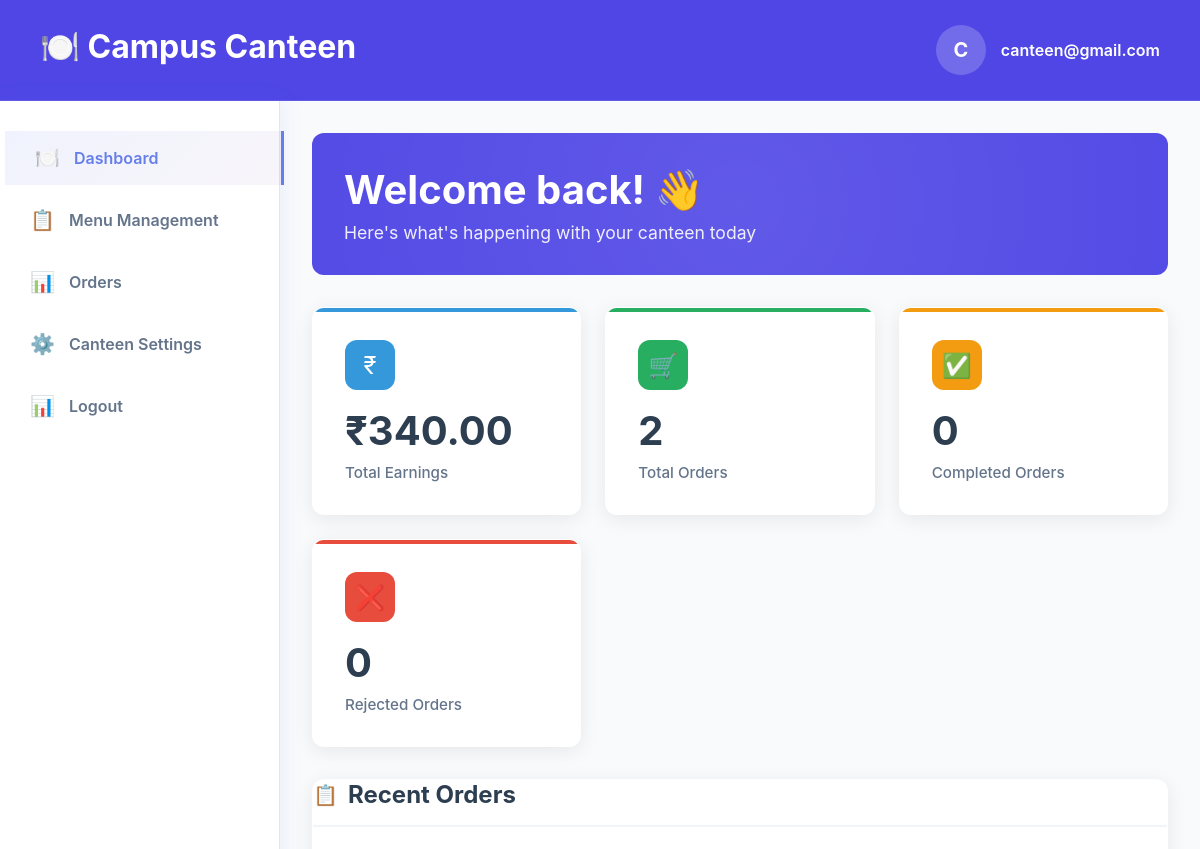
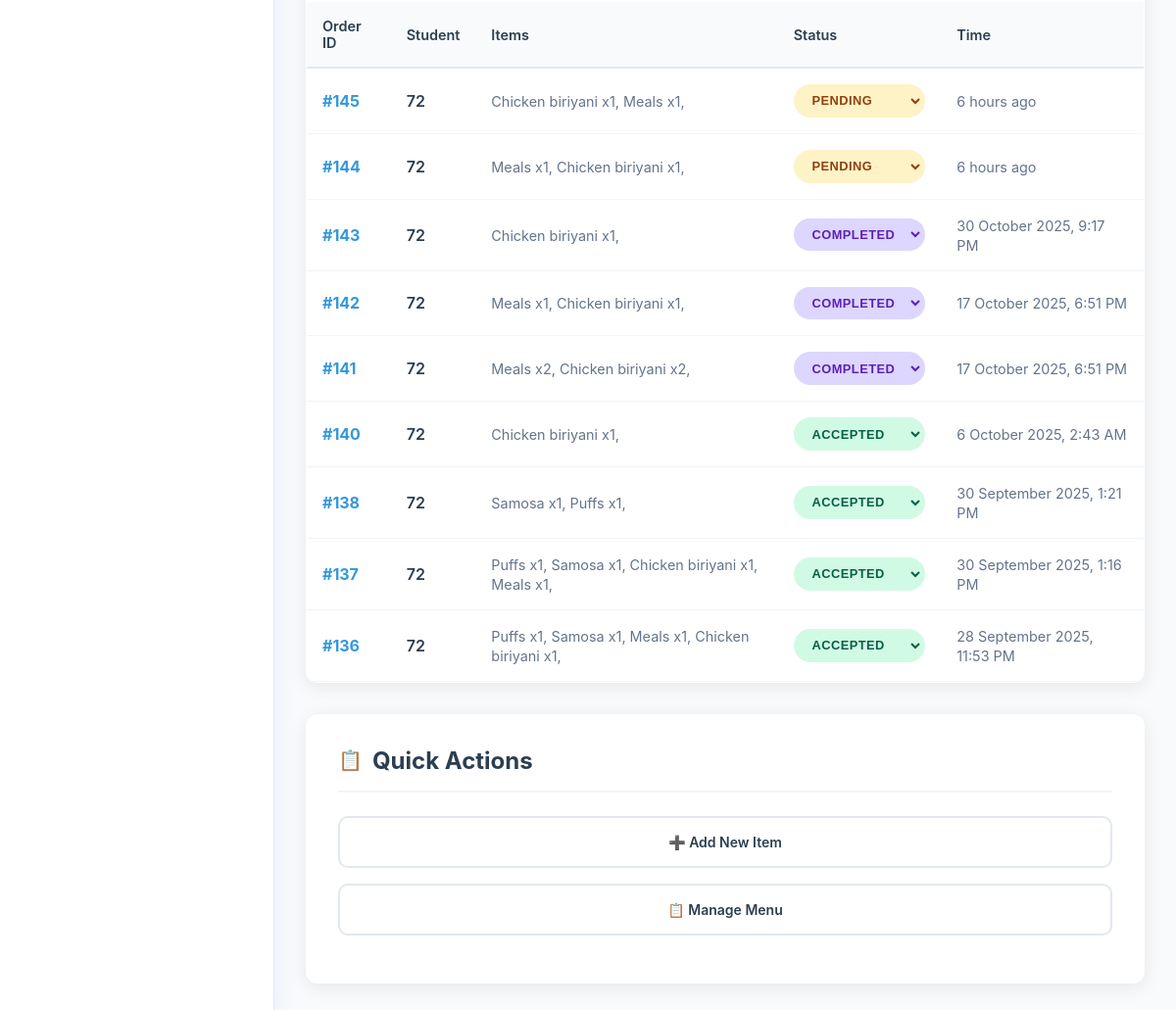
/public/canteen/home (signed in), run on the app's committed database (2 pictures, top to bottom).
### tables this page shows
CREATE TABLE `order_items` (
  `id` int NOT NULL,
  `order_id` int NOT NULL,
  `item_id` int NOT NULL,
  `quantity` int DEFAULT NULL
);

CREATE TABLE `orders` (
  `id` int NOT NULL,
  `canteen_id` int NOT NULL,
  `student_id` int NOT NULL,
  `time` datetime DEFAULT CURRENT_TIMESTAMP,
  `status` enum('pending','accepted','completed','rejected','ready') NOT NULL DEFAULT 'pending',
  `total` decimal(10,2) NOT NULL DEFAULT '0.00'
);

CREATE TABLE `items` (
  `id` int NOT NULL,
  `name` varchar(50) DEFAULT NULL,
  `price` decimal(5,0) NOT NULL,
  `canteen_id` int DEFAULT NULL,
  `image_location` varchar(255) DEFAULT NULL,
  `status` enum('available','unavailable') NOT NULL DEFAULT 'available',
  `description` text NOT NULL,
  `category_id` int DEFAULT NULL
);

### app/controllers/Canteen.php (called while the page is built, shortened)
<?php
class Canteen extends Controller
{
    public function index()
    {
        $order = new Orders;
        $categories = new Categories;
        $orders = $order->join(
            [
                'order_items' => 'orders.id = order_items.order_id',
                'items' => 'order_items.item_id = items.id'
            ],
            ['orders.canteen_id' => CANTEEN_ID],
            'orders.*, items.name,items.price, items.id as item_id, order_items.quantity',
            '',
            '',
            '20'
        );
        $data['orders'] = [];
        if (!empty($orders)) {
            foreach ($orders as $order) {
                $data['orders'][$order->id][] = $order;
            }
        }
        $result = $categories->where(['canteen_id' => CANTEEN_ID]);
        $data['categories'] = [];
        foreach ($result as $res) {
            $data['categories'][] = ['name' => $res->name, 'id' => $res->id];
        }
        $data['total_orders'] = $this->query(
            " SELECT COUNT(*) AS total
                                            FROM canteen_orders_view
                                            WHERE canteen_id = :canteen_id
                                            AND DATE(time) = CURDATE();",
            ['canteen_id' => CANTEEN_ID]
        )[0]->total ?: 0;
        $data['total_earnings'] = $this->query(
            " SELECT SUM(total) AS total
                                            FROM canteen_orders_view
                                            WHERE canteen_id = :canteen_id
                                            AND DATE(time) = CURDATE();",
            ['canteen_id' => CANTEEN_ID]
        )[0]->total ?: 0;
        $data['completed_orders'] = $this->query(
            " SELECT COUNT(*) AS total
                                            FROM canteen_orders_view
                                            WHERE canteen_id = :canteen_id
                                            AND DATE(time) = CURDATE()
                                            AND status = 'completed';",
            ['canteen_id' => CANTEEN_ID]
        )[0]->total ?: 0;
        $data['rejected_orders'] = $this->query(
            " SELECT COUNT(*) AS total
                                            FROM canteen_orders_view
                                            WHERE canteen_id = :canteen_id
                                            AND DATE(time) = CURDATE()
                                            AND status = 'rejected';",
            ['canteen_id' => CANTEEN_ID]
        )[0]->total ?: 0;
        $this->view('canteen/home', $data);
    }
}

### app/core/App.php (called while the page is built, shortened)
<?php
class App
{
    private $method = 'index';
    private function splitURL()
    {
        $URL = $_GET['url'] ?? 'home';
        $URL = explode("/", trim($URL, "/"));
        return $URL;
    }
    public function loadController()
    {
        $URL = $this->splitURL();
        $filename = "../app/controllers/" . ucfirst($URL[0]) . ".php";
        if (file_exists($filename)) {
            unset($URL[0]);
        } else {
            $filename = "../app/controllers/_404.php";
            if (file_exists($filename)) {
                require $filename;
                $this->controller = "_404";
            }
        }
        $controller = new $this->controller();
        call_user_func_array([$controller, $this->method], $URL);
    }
}

### public/index.php (called while the page is built, shortened)
<?php
$app = new App;
$app->loadController();

### app/core/Database.php (called while the page is built, shortened)
<?php
trait Database
{
    private function connect()
    {
        $string = "mysql:hostname=" . DBHOST . ";dbname=" . DBNAME;
        $con = new PDO($string, DBUSER, DBPASS);
        $con->setAttribute(PDO::ATTR_ERRMODE, PDO::ERRMODE_EXCEPTION);
        return $con;
    }
    public function query($query, $data = [], $returnInsertId = false)
    {
        $con = $this->connect();
        $stm = $con->prepare($query);
        $check  = $stm->execute($data);
        if ($check) {
            $result = $stm->fetchAll(PDO::FETCH_OBJ);
            if (is_array($result) && count($result)) {
                return $result;
            }
        }
        return false;
    }
}

### app/core/Model.php (called while the page is built, shortened)
<?php
trait Model
{
    protected $offset = 0;
    protected $order_type = "desc";
    protected $order_column = "id";
    public function join($joins = [], $where = [], $selectColumns = '*', $order_type = '', $order_by = '', $limit = '')
    {
        $query = "SELECT {$selectColumns} FROM {$this->table} ";
        foreach ($joins as $table => $onCondition) {
            $query .= "JOIN {$table} ON {$onCondition} ";
        }
        if (!empty($where)) {
            $query .= "WHERE ";
            foreach ($where as $condition => $value) {
                if (preg_match('/(.+)\s(>=|<=|<>|!=|=|>|<|LIKE)$/i', $condition, $matches)) {
                    $column = $matches[1];
                    $operator = $matches[2];
                } else {
                    $column = $condition;
                    $operator = '=';
                }
                $placeholder = str_replace(['.', ' '], '_', $column);
                $query .= "$column $operator :$placeholder AND ";
                $where[$placeholder] = $value;
                unset($where[$condition]);
            }
            $query = rtrim($query, ' AND ');
        }
        $query .= " ORDER BY {$this->order_column} {$this->order_type}";
        if (!empty($limit)) {
            $this->limit = $limit;
            $query .= " LIMIT {$this->limit} OFFSET {$this->offset}";
        }
        return $this->query($query, $where);
    }
}

### app/core/functions.php (called while the page is built, shortened)
<?php
function timeAgoOrDate($datetime, $full = false, $threshold = '1 month')
{
    $now = new DateTime;
    $ago = new DateTime($datetime);
    $diff = $now->diff($ago);
    $thresholdDate = (new DateTime)->sub(DateInterval::createFromDateString($threshold));
    if ($ago < $thresholdDate) {
        return $ago->format('j F Y, g:i A');
    }
    $weeks = floor($diff->days / 7);
    $days  = $diff->days - ($weeks * 7);
    $string = [
        'y' => $diff->y ? $diff->y . ' year' . ($diff->y > 1 ? 's' : '') : null,
        'm' => $diff->m ? $diff->m . ' month' . ($diff->m > 1 ? 's' : '') : null,
        'w' => $weeks ? $weeks . ' week' . ($weeks > 1 ? 's' : '') : null,
        'd' => $days ? $days . ' day' . ($days > 1 ? 's' : '') : null,
        'h' => $diff->h ? $diff->h . ' hour' . ($diff->h > 1 ? 's' : '') : null,
        'i' => $diff->i ? $diff->i . ' minute' . ($diff->i > 1 ? 's' : '') : null,
        's' => $diff->s ? $diff->s . ' second' . ($diff->s > 1 ? 's' : '') : null,
    ];
    $string = array_filter($string);
    if (!$full) {
        $string = array_slice($string, 0, 1);
    }
    return $string ? implode(', ', $string) . ' ago' : 'just now';
}

### app/views/canteen/home.view.php (the view, shortened to what this page needs)
<!DOCTYPE html>
<html lang="en">
<head>
  <link rel="stylesheet" href="/canteen-preorder-system/public/assets/css/header.css">
  <link rel="stylesheet" href="/canteen-preorder-system/public/assets/css/sidebar.css">
  <link rel="stylesheet" href="/canteen-preorder-system/public/assets/css/student-general.css">
  <link rel="stylesheet" href="/canteen-preorder-system/public/assets/css/canteen-common.css">
  <link rel="stylesheet" href="/canteen-preorder-system/public/assets/css/add-item.css">
  <link rel="stylesheet" href="/canteen-preorder-system/public/assets/css/menu-management.css">
</head>
<body>
  <?php
  require 'header.view.php';
  ?>
  <div class="container">
    <?php $page = "dashboard";
    require 'sidebar.view.php';
    ?>
    <div class="main-content">
      <div class="welcome-section">
        <div class="welcome-content">
          <h1>Welcome back! 👋</h1>
          <p>Here's what's happening with your canteen today</p>
        </div>
      </div>
      <div class="dashboard-stats">
        <div class="stat-card earnings">
          <div class="stat-header">
            <div class="stat-icon earnings">
              ₹
            </div>
          </div>
          <h2 class="stat-value">₹<?= $total_earnings ?></h2>
          <p class="stat-label">Total Earnings</p>
        </div>
        <div class="stat-card orders">
          <div class="stat-header">
            <div class="stat-icon orders">
              🛒
            </div>
          </div>
          <h2 class="stat-value"><?= $total_orders ?></h2>
          <p class="stat-label">Total Orders</p>
        </div>
        <div class="stat-card completed">
          <div class="stat-header">
            <div class="stat-icon completed">
              ✅
            </div>
          </div>
          <h2 class="stat-value"><?= $completed_orders ?></h2>
          <p class="stat-label">Completed Orders</p>
        </div>
        <div class="stat-card rejected">
          <div class="stat-header">
            <div class="stat-icon rejected">
              ❌
            </div>
          </div>
          <h2 class="stat-value"><?= $rejected_orders ?></h2>
          <p class="stat-label">Rejected Orders</p>
        </div>
      </div>
      <div class="content-grid">
        <div class="orders-section">
          <div class="section-header">
            <h2 class="section-title">Recent Orders</h2>
          </div>
          <table class="orders-table">
            <thead>
              <tr>
                <th>Order ID</th>
                <th>Student</th>
                <th>Items</th>
                <th>Status</th>
                <th>Time</th>
              </tr>
            </thead>
            <tbody>
              <?php if (!empty($orders)): ?>
                <?php foreach ($orders as $order_id => $order): ?>
                  <tr>
                    <td><span data-order-id="<?= $order_id ?>" class="order-id">#<?= $order_id ?></span></td>
                    <td><span class="student-name"><?= $order[0]->student_id ?></span></td>
                    <td><span class="order-items">
                        <?php foreach ($order as $or): ?>
                          <?= ucfirst($or->name) ?> x<?= $or->quantity ?>,
                        <?php endforeach; ?>
                      </span></td>
                    <td>
                      <select data-id='<?= $order[0]->id ?>' class="status-select <?= $order[0]->status ?>">
                        <option value="pending" <?php if ($order[0]->status == 'pending') {
                                                  echo 'selected';
                                                } ?>>Pending</option>
                        <option value="accepted" <?php if ($order[0]->status == 'accepted') {
                                                    echo 'selected';
                                                  } ?>>Accepted</option>
                        <option value="completed" <?php if ($order[0]->status == 'completed') {
                                                    echo 'selected';
                                                  } ?>>Completed</option>
                      </select>
                    </td>
                    <td><span class="order-time"><?= timeAgoOrDate($order[0]->time, false, '1 day') ?></span></td>
                  </tr>
                <?php endforeach; ?>
              <?php endif; ?>
            </tbody>
          </table>
        </div>
        <div>
          <div class="quick-actions">
            <div class="section-header">
              <h2 class="section-title">Quick Actions</h2>
            </div>
            <a href="#" class="action-btn" data-modal-target="#modal" class="add-item-section">
              ➕ Add New Item
            </a>
            <a href="<?= ROOT ?>canteen/menu_management" class="action-btn">
              📋 Manage Menu
            </a>
          </div>
        </div>
      </div>
    </div>
  </div>
</body>
</html>

### public/assets/css/student-general.css (style rules this page uses)
* { margin: 0; padding: 0; box-sizing: border-box; }
body { font-family: "Segoe UI", Tahoma, Geneva, Verdana, sans-serif; min-height: 100vh; color: #333; overflow-x: hidden; }
.container { display: flex; margin: 0 auto; background-color: white; min-height: calc(100vh - 80px); }
.main-content { flex: 1; padding: 30px; }
.section-title { font-size: 20px; color: #333; margin-bottom: 20px; display: flex; align-items: center; gap: 10px; }
.section-title::before { content: "📋"; font-size: 20px; }
.order-id { font-weight: bold; color: #333; font-size: 16px; }
.order-items { margin-bottom: 15px; }

### public/assets/css/canteen-common.css (style rules this page uses)
:root { --primary-color: #2c3e50; --secondary-color: #3498db; --success-color: #27ae60; --warning-color: #f39c12; --danger-color: #e74c3c; --light-bg: #f8fafc; --card-shadow: 0 4px 20px rgba(0, 0, 0, 0.08); --border-radius: 12px; --transition: all 0.3s ease; }
* { box-sizing: border-box; }
body { margin: 0; background: #f8fafc; font-family: 'Inter', 'Segoe UI', Tahoma, Geneva, Verdana, sans-serif; min-height: 100vh; }
.main-content { flex: 1; padding: 2rem; background: var(--light-bg); min-height: calc(100vh - 80px); }
.welcome-section, .page-header { background: #4f46e5; border-radius: var(--border-radius); padding: 2rem; color: white; margin-bottom: 2rem; position: relative; overflow: hidden; }
.welcome-section::before, .page-header::before { content: ''; position: absolute; top: -50%; right: -50%; width: 200%; height: 200%; background: radial-gradient(circle, rgba(255, 255, 255, 0.1) 0%, transparent 70%); animation: float 6s ease-in-out infinite; }
.welcome-content, .page-header-content { position: relative; z-index: 2; }
.welcome-section h1, .page-title { margin: 0 0 0.5rem 0; font-size: 2.5rem; font-weight: 700; }
.welcome-section p { margin: 0; font-size: 1.1rem; opacity: 0.9; }
.stat-card, .menu-card, .orders-section, .quick-actions, .search-filter-section { background: white; border-radius: var(--border-radius); box-shadow: var(--card-shadow); border: 1px solid rgba(255, 255, 255, 0.2); transition: var(--transition); }
.action-btn { padding: 0.6rem 1rem; border: none; border-radius: 8px; font-weight: 600; cursor: pointer; transition: var(--transition); text-decoration: none; text-align: center; font-size: 0.9rem; display: inline-block; }
.status-badge.pending, .status-select.pending { background: #fef3c7; color: #92400e; }
.status-badge.accepted, .status-select.accepted { background: #d1fae5; color: #065f46; }
.status-badge.completed, .status-select.completed { background: #ddd6fe; color: #5b21b6; }
.section-header { display: flex; justify-content: space-between; align-items: center; margin-bottom: 1.5rem; padding-bottom: 1rem; border-bottom: 2px solid #f1f5f9; }
.section-title { margin: 0; font-size: 1.5rem; font-weight: 700; color: var(--primary-color); }

### public/assets/css/add-item.css (style rules this page uses)
*, *::after, *::before { box-sizing: border-box; }

### public/assets/css/menu-management.css (style rules this page uses)
.action-btn { border: none; flex: 1; padding: 0.5rem 1rem; border-radius: 6px; font-size: 0.875rem; font-weight: 500; cursor: pointer; transition: all 0.2s ease; }

### data on the page
order_items: order_id "145", order.student_id "72", item.name "Chicken biriyani", quantity "1", order.status "Pending", time "6 hours ago"
order_items: item.name "Meals", quantity "1"
order_items: order_id "144", order.student_id "72", item.name "Meals", quantity "1", order.status "Pending", order.time "6 hours ago"
order_items: item.name "Chicken biriyani", quantity "1"
order_items: order_id "143", order.student_id "72", item.name "Chicken biriyani", quantity "1", order.status "Completed", order.time "30 October 2025, 9:17 PM"
order_items: order_id "142", order.student_id "72", item.name "Meals", quantity "1", order.status "Completed", order.time "17 October 2025, 6:51 PM"
order_items: item.name "Chicken biriyani", quantity "1"
order_items: order_id "141", order.student_id "72", item.name "Meals", quantity "2", order.status "Completed", order.time "17 October 2025, 6:51 PM"
order_items: item.name "Chicken biriyani", quantity "2"
order_items: order_id "140", order.student_id "72", item.name "Chicken biriyani", quantity "1", order.status "Accepted", order.time "6 October 2025, 2:43 AM"
order_items: order_id "138", order.student_id "72", item.name "Samosa", quantity "1", order.status "Accepted", order.time "30 September 2025, 1:21 PM"
order_items: item.name "Puffs", quantity "1"
order_items: order_id "137", order.student_id "72", item.name "Puffs", quantity "1", order.status "Accepted", order.time "30 September 2025, 1:16 PM"
order_items: item.name "Samosa", quantity "1"
order_items: item.name "Chicken biriyani", quantity "1"
order_items: item.name "Meals", quantity "1"
order_items: order_id "136", order.student_id "72", item.name "Puffs", quantity "1", order.status "Accepted", order.time "28 September 2025, 11:53 PM"
order_items: item.name "Samosa", quantity "1"
order_items: item.name "Meals", quantity "1"
order_items: item.name "Chicken biriyani", quantity "1"

### other printed values
$_SESSION['CANTEEN']->email[0] "C"
$_SESSION['CANTEEN']->email "canteen@gmail.com"
$total_earnings "340.00"
$total_orders "2"
$completed_orders "0"
$rejected_orders "0"
